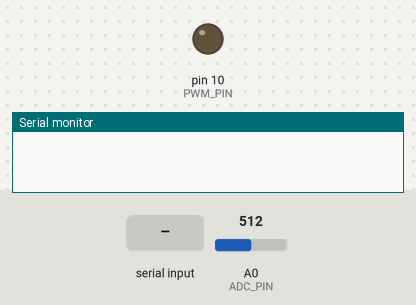
The program below on a simulated Arduino Uno, built with avr-gcc and run on an emulated ATmega328P. Parts: output pins drawn as LEDs (lit = HIGH), the last lines printed to the serial monitor. Inputs (shaded band) come from the test bench; at power-on: A0 (ADC_PIN) = 512.

Above: at 1.2 s.
1.3 s: byte 30 received over Serial
At 2.2 s:
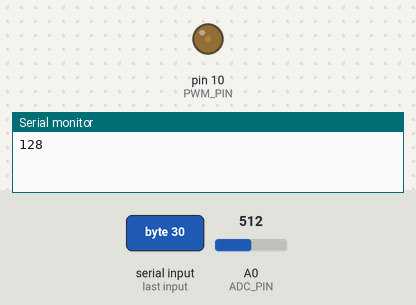
2.8 s: byte 90 received over Serial
At 3.3 s:
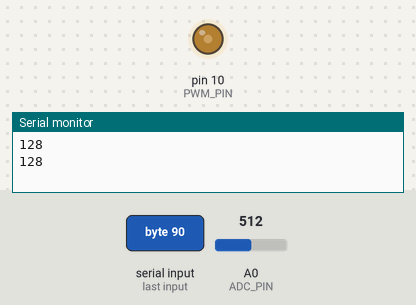
Timing chart, 0 to 5.8 s (numbered marks = the images above; inputs shaded):
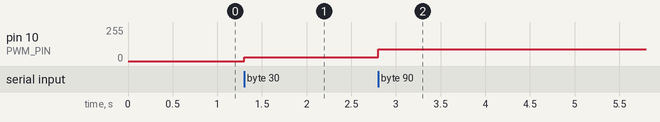

The program:

main.cpp
```cpp
#include <Arduino.h>

#define PWM_PIN 10
#define ADC_PIN A0

int current10bit;
uint8_t current8bit;
uint8_t voltage;

void clearSerialBuffer() {
  while (Serial.available() > 0) {
    Serial.read(); // Read and discard the incoming byte
  }
}

void setup() {
  TCCR1B = (TCCR1B & B11111000) | (B00000001); //Set dividers to change PWM frequency 3.1 khz
  Serial.begin(115200);
  pinMode(PWM_PIN,OUTPUT);
  pinMode(ADC_PIN,INPUT);
}

void loop() {
  if (Serial.available() > 0) {
    voltage = Serial.read();
    current10bit = analogRead(ADC_PIN);
    current8bit = current10bit >> 2;
    Serial.println(current8bit);
    analogWrite(PWM_PIN, voltage);
  }

  /* // Send data back as a hex string
  for (int i = 0; i < 4; i++) {
    if (values[i] < 16) {
      Serial.print('0'); // Print leading zero for values less than 16
    }
    Serial.print(values[i], HEX);
  }
  Serial.println(); // End the line
  delay(1000); */
}
```

Measured:
- after the input at 1.3 s, pin 10 (PWM_PIN): 0/255 → 30/255 at once
- after the input at 2.8 s, pin 10 (PWM_PIN): 30/255 → 90/255 at once
